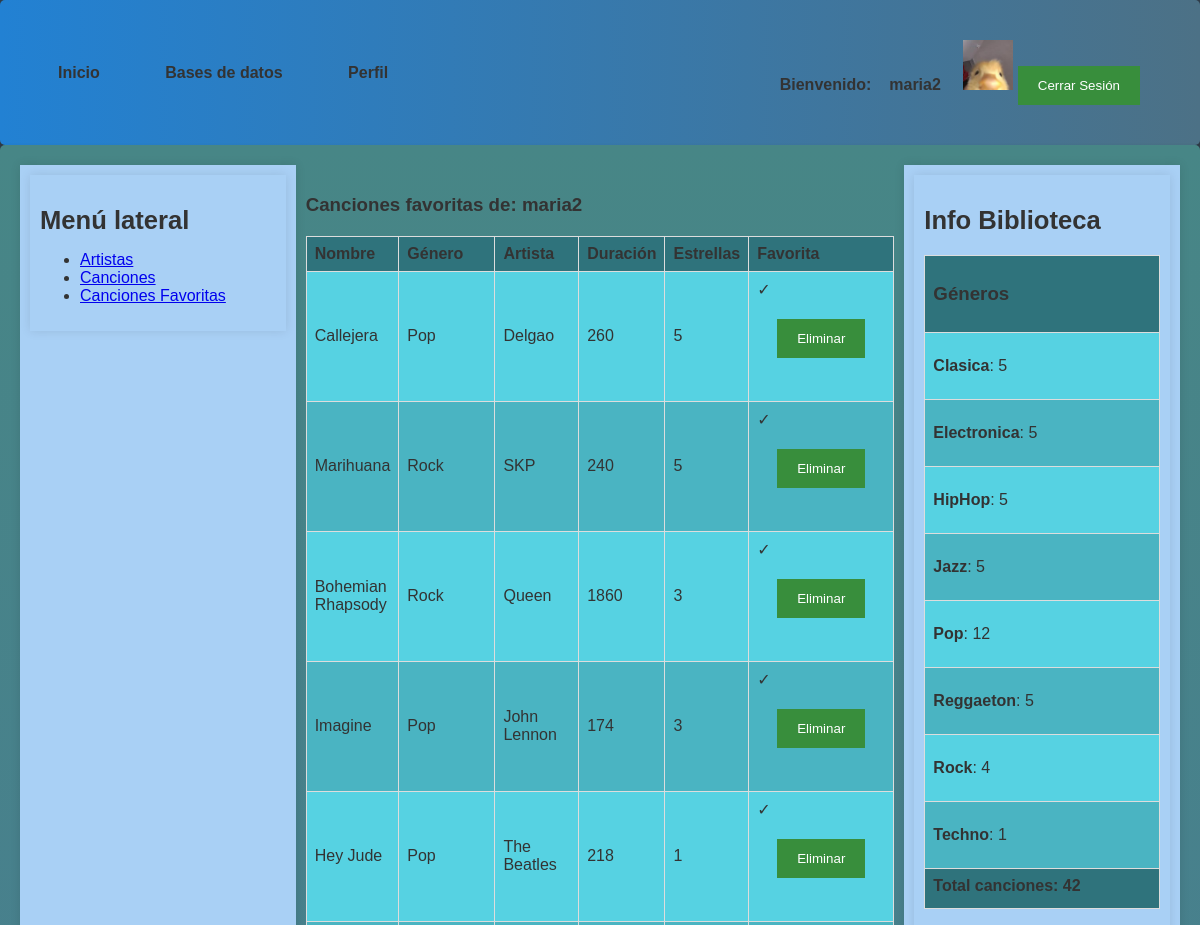
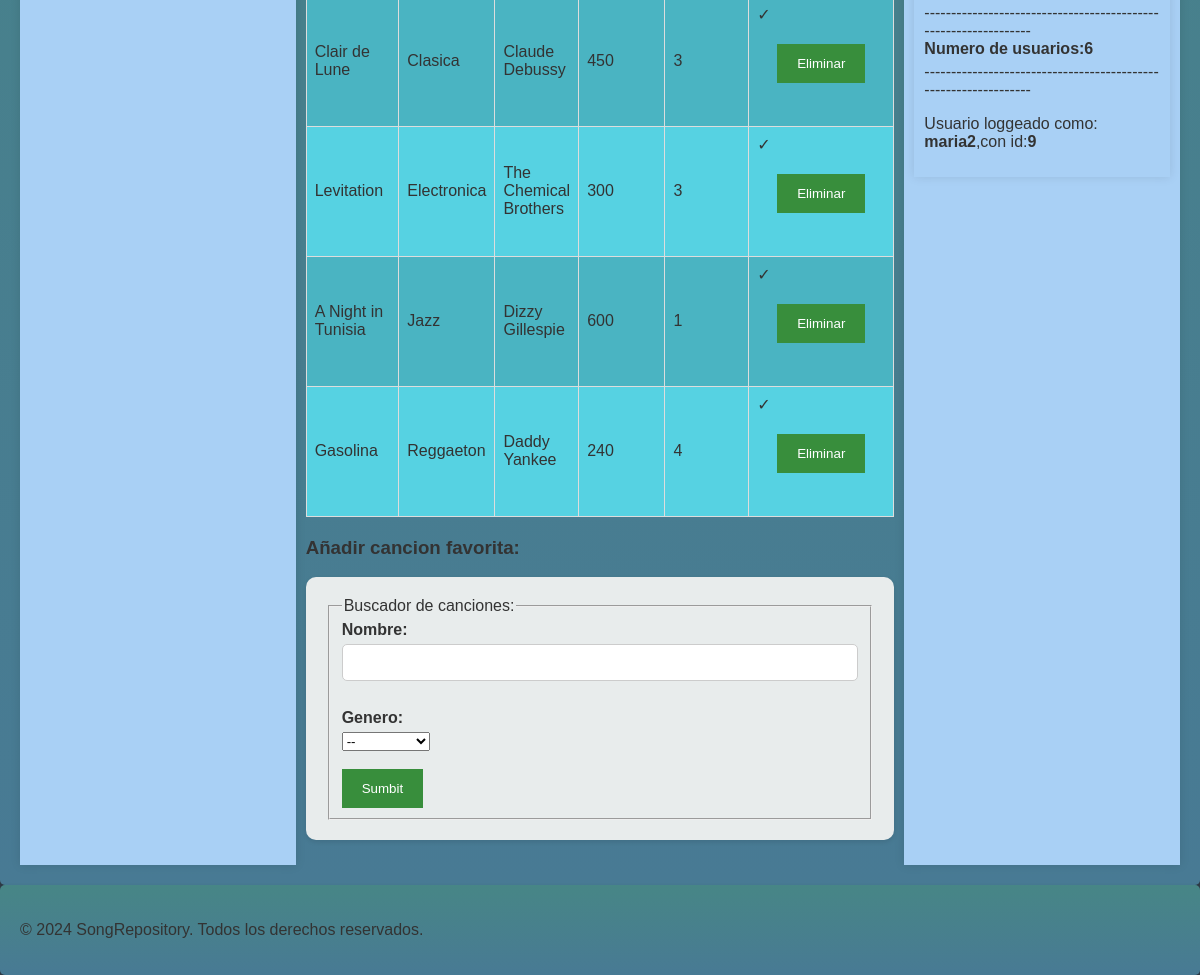
/includes/src/perfil/cancionesFavoritas/cancionesFavoritas.php (signed in), run on the app's committed database (2 pictures, top to bottom).
### tables this page shows
CREATE TABLE `cancionesFavoritas` (
  `user_id` int(10) NOT NULL,
  `song_id` int(10) NOT NULL,
  `stars` int(1) NOT NULL
);

CREATE TABLE `canciones` (
  `id` int(10) NOT NULL,
  `name` varchar(100) NOT NULL,
  `genero` varchar(30) NOT NULL,
  `artista` varchar(70) NOT NULL,
  `duracion` varchar(30) NOT NULL
);

### includes/src/perfil/cancionesFavoritas/cancionesFavoritas.php (the view, shortened to what this page needs)
<?php
require_once RUTA_INCLUDES . "/src/app.php";
require RUTA_INCLUDES . "/src/basesDatos/buscadorCanciones/formulario_findSong.php";
$app = Aplicacion::getInstance();
$html = "";
$html .= verCancionesFavoritas($app);
$html .= verAñadirCanciones();
require RUTA_INCLUDES . "/plantilla.php";
function verCancionesFavoritas($app)
{
    $html = "";
    $songs = $app->getAllFavouriteSongs();
    $html .= "<h3>Canciones favoritas de: " . $_SESSION["username"] . "</h3>";
    $html .= "<table>";
    $html .= "<tr><th>Nombre</th><th>Género</th><th>Artista</th><th>Duración</th><th>Estrellas</th><th>Favorita</th></tr>";
    foreach ($songs as $song) {
        $html .= "<tr>";
        $html .= "<td>" . $song['name'] . "</td>";
        $html .= "<td>" . $song['genero'] . "</td>";
        $html .= "<td>" . $song['artista'] . "</td>";
        $html .= "<td>" . $song['duracion'] . "</td>";
        $html .= "<td>" . $song['stars'] . "</td>";
        $result = $app->getFavouriteSong($song['id']);
        if($result != null)
            $html .= "<td>&#10003;<form style='background: none; border: none; padding: none; margin: none; box-shadow: none; border-radius: none;' id='unique-form' action='/ProyectoABD/includes/src/perfil/cancionesFavoritas/eliminarCancionFav.php' method='post'><input type='hidden' name='songId' value =" . $song['id'] . "><button type='submit'>Eliminar</button></form></td>";
        $html .= "</tr>";
    }
    $html .= "</table>";
    return $html;
}
function verAñadirCanciones()
{
    $html = "";
    $formFindSong = new formulario_findSong();
    $htmlFormFindSong = $formFindSong->gestiona();
    $html .= "<h3>Añadir cancion favorita: </h3>";
    $html .= <<<EOS
    <article>
        $htmlFormFindSong
    </article>
    EOS;
    return $html;
}

### assets/css/style.css (style rules this page uses)
body { font-family: 'Arial', sans-serif; margin: 0; background-color: #303d49; color: #333; }
form { margin-bottom: 15px; background-color: #e8ecec; padding: 20px; box-shadow: 0 2px 5px rgba(0, 0, 0, 0.1); border-radius: 10px; }
button { background-color: #388e3c; color: white; padding: 12px 20px; border: none; cursor: pointer }
table { border-collapse: collapse; width: 100%; margin: 20px auto; }
th, td { border: 1px solid #ddd; padding: 8px; text-align: left; }
th { background-color: #2f737c; font-weight: bold; }
tr:nth-child(odd) { background-color: #4ab4c2; }
tr:nth-child(even) { background-color: #56d2e2; }

### data on the page
cancionesfavoritas: song.name "Callejera", song.genero "Pop", song.artista "Delgao", song.duracion "260", stars "5"
cancionesfavoritas: song.name "Marihuana", song.genero "Rock", song.artista "SKP", song.duracion "240", stars "5"
cancionesfavoritas: song.name "Bohemian Rhapsody", song.genero "Rock", song.artista "Queen", song.duracion "1860", stars "3"
cancionesfavoritas: song.name "Imagine", song.genero "Pop", song.artista "John Lennon", song.duracion "174", stars "3"
cancionesfavoritas: song.name "Hey Jude", song.genero "Pop", song.artista "The Beatles", song.duracion "218", stars "1"
cancionesfavoritas: song.name "Clair de Lune", song.genero "Clasica", song.artista "Claude Debussy", song.duracion "450", stars "3"
cancionesfavoritas: song.name "Levitation", song.genero "Electronica", song.artista "The Chemical Brothers", song.duracion "300", stars "3"
cancionesfavoritas: song.name "A Night in Tunisia", song.genero "Jazz", song.artista "Dizzy Gillespie", song.duracion "600", stars "1"
cancionesfavoritas: song.name "Gasolina", song.genero "Reggaeton", song.artista "Daddy Yankee", song.duracion "240", stars "4"

### other printed values
$_SESSION["username"] "maria2"
$genero "Clasica"
$generosCount[$genero] "5"
$genero "Electronica"
$genero "HipHop"
$genero "Jazz"
$genero "Pop"
$generosCount[$genero] "12"
$genero "Reggaeton"
$genero "Rock"
$generosCount[$genero] "4"
$genero "Techno"
$generosCount[$genero] "1"
$totalCanciones "42"
$app->displayGenericInfo() "---------------------------------------------------------------- ----------------------------------------------------------------"
